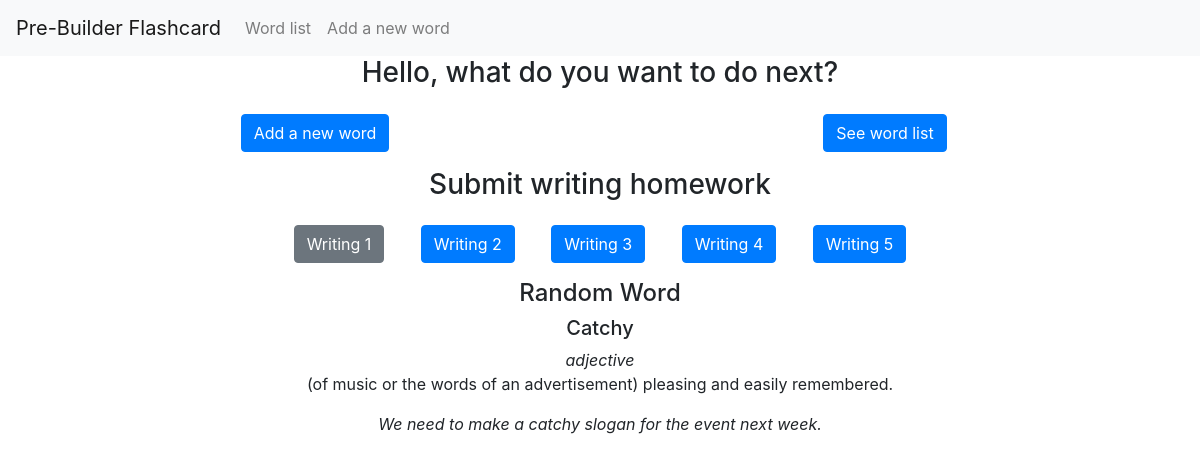
The page / on the database its author committed.
### flashcard/models.py (models this page shows, shortened)
class Word(models.Model):
    user = models.CharField(max_length = 40)
    word = models.CharField(max_length = 50, unique = True)
    part_of_speech = models.CharField(max_length = 50)
    definition = models.TextField()
    example = models.TextField()
    added = models.DateTimeField(auto_now_add=True)
    class Meta:
        ordering = ('-added',)

### flashcard/views.py (the view)
# urls.py: path("", views.index, name = 'index'),
def index(request):
    count = Word.objects.count()
    id_ = randint(1, count-1)
    word = Word.objects.get(pk = id_)
    return render(request, 'index.html', {"word":word})

### template/index.html
{% extends 'base.html' %}
{% block body %}
<div class="container text-center m-t-3">
    <h3>Hello, what do you want to do next?</h3>
    <div class="row">
        <div class="col-sm-6 p-3"><a href="{% url 'add' %}" class="btn btn-primary">Add a new word</a></div>
        <div class="col-sm-6 p-3"><a href="{% url 'list' %}" class="btn btn-primary">See word list</a></div>
        <div class="col-sm-12"><h3>Submit writing homework</h3></div>
        <div class="col">
        <a href="{% url 'writing' 1%}" class="btn btn-secondary m-3">Writing 1</a>
        <a href="{% url 'writing' 2%}" class="btn btn-primary m-3">Writing 2</a>
        <a href="{% url 'writing' 3%}" class="btn btn-primary m-3">Writing 3</a>
        <a href="{% url 'writing' 4%}" class="btn btn-primary m-3">Writing 4</a>
        <a href="{% url 'writing' 5%}" class="btn btn-primary m-3">Writing 5</a>
        </div>
    </div>
</div>
<div class="container text-center">
    <h4>Random Word</h4>
    <h5>{{word.word}} </h5> <span><em>{{word.part_of_speech}}</em>
    <p>{{word.definition}} </span></p>
    <p><em>{{word.example}}</em></p>
</div>
{% endblock %}

### rows shown on the page
Word: word "Catchy", part_of_speech "adjective", definition "(of music or the words of an advertisement) pleasing and easily remembered.", example "We need to make a catchy slogan for the event next week."
